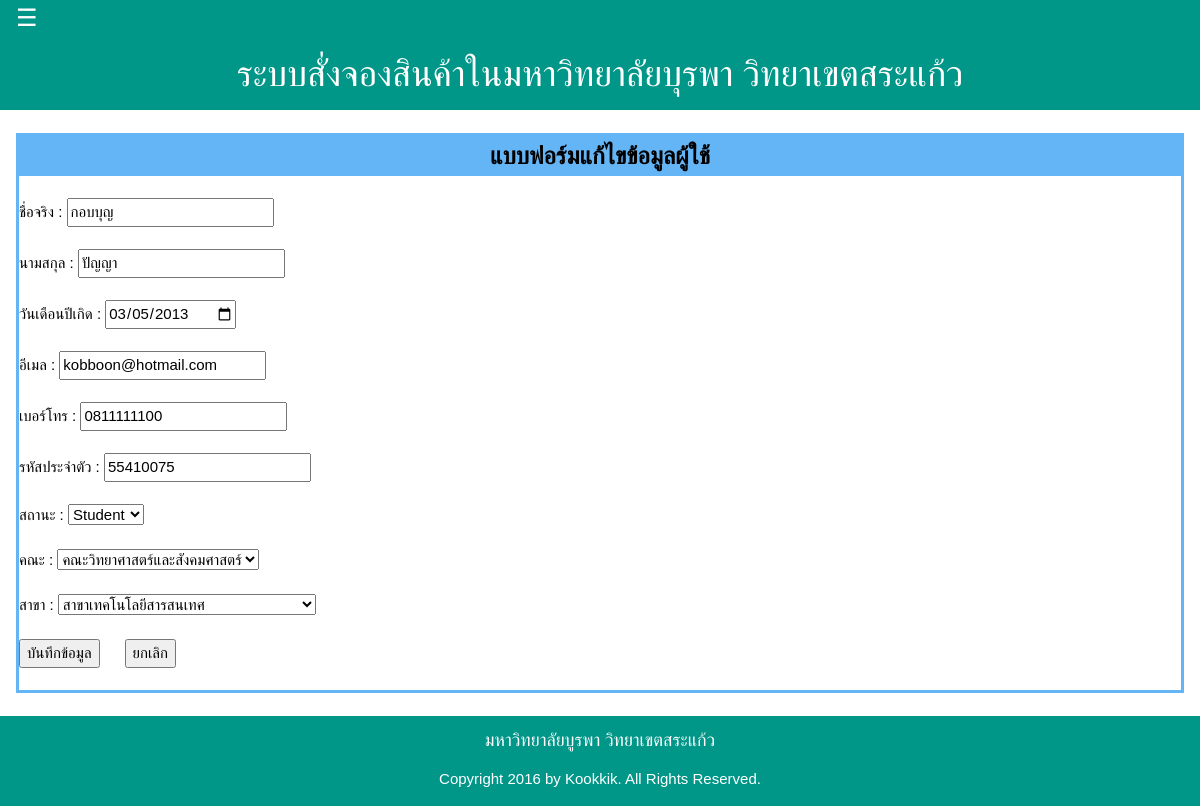
The app's page /source/edit_mrg_user.php?Person_Id=24 with its own data.
### tables this page shows
CREATE TABLE `person` (
  `Person_Id` int(10) unsigned NOT NULL auto_increment,
  `Title_Id` varchar(20) NOT NULL,
  `Person_Fname` varchar(50) default NULL,
  `Person_Lname` varchar(50) default NULL,
  `Person_Birthday` date default NULL,
  `Person_email` varchar(50) default NULL,
  `Person_Phone` int(10) unsigned zerofill default NULL,
  `Person_Username` varchar(20) NOT NULL,
  `Person_Password` varchar(30) NOT NULL,
  `Person_UniversityCode` int(10) unsigned NOT NULL,
  `Person_Position` varchar(10) NOT NULL,
  `Fac_Id` int(11) NOT NULL,
  `Branch_Id` int(11) NOT NULL,
  PRIMARY KEY  (`Person_Id`)
);

CREATE TABLE `faculty` (
  `Fac_Id` int(11) NOT NULL auto_increment,
  `Fac_Name` varchar(30) NOT NULL,
  PRIMARY KEY  (`Fac_Id`)
);

CREATE TABLE `branch` (
  `Branch_Id` int(11) NOT NULL auto_increment,
  `Branch_Name` varchar(100) NOT NULL,
  `Fac_Id` int(11) NOT NULL,
  PRIMARY KEY  (`Branch_Id`)
);

### source/edit_mrg_user.php (the view, shortened to what this page needs)
<?php
include ("layout.php");
include ("config.php");
	$strSQL = "SELECT * FROM person WHERE Person_Id='".$_GET[Person_Id]."'";
	$objQuery = $mysqli->query($strSQL);
	$objResult = $objQuery->fetch_assoc();
	$Fname=$objResult[Person_Fname];
	$Lname=$objResult[Person_Lname];
	$Birthday=$objResult[Person_Birthday];
	$Email=$objResult[Person_email];
	$Phone=$objResult[Person_Phone];
	$UniCode=$objResult[Person_UniversityCode];
	$strSQLfaculty = "SELECT * FROM faculty WHERE Fac_Id='".$objResult[Fac_Id]."'";
	$objQueryfaculty = $mysqli->query($strSQLfaculty);
	$objResultfaculty = $objQueryfaculty->fetch_assoc();
	$Faculty=$objResultfaculty[Fac_Name];
	$strSQLbranch = "SELECT * FROM branch WHERE Branch_Id='".$objResult[Branch_Id]."'";
	$objQuerybranch = $mysqli->query($strSQLbranch);
	$objResultbranch = $objQuerybranch->fetch_assoc();
	$Branch=$objResultbranch[Branch_Name];
 ?>
<div id="kk-content">
	<div class="w3-container">
<br />
<table width="100%" border="0" align="center" cellpadding="0" cellspacing="0">
  <tr>
    <td  valign="top">
		<table width="100%" height="260" border="2" align="center" cellpadding="0" cellspacing="0" bordercolor="#64B5F6">
	<tr>
    <td  valign="top">
	<table width="100%" height="260" border="0" align="center" cellpadding="0" cellspacing="0" id="details1">
		<tr>
<td colspan="2" height = "40" bgcolor="#64B5F6"><div align="center"><strong><font size = "5">แบบฟอร์มแก้ไขข้อมูลผู้ใช้</font></strong></div></td>
        </tr>
      <tr>
        <td>
 <form name="form4" id="myyes" action="save_person.php" method="post" onsubmit="return chkform(this);">
 <br />
	<?php
echo "ชื่อจริง  : <input type='text' name ='txtFname' value='".$Fname."'><br /><br />";
echo "นามสกุล  : <input type='text' name ='txtLname' value='".$Lname."'><br /><br />";
echo "วันเดือนปีเกิด : ";
?>
<input type='date' name ='birthday' value='<?=$Birthday?>'><br /><br />
<?php
echo "อีเมล  : <input type='text' name ='txtemail'  value='".$Email."'><br /><br />";
echo "เบอร์โทร : <input type='tel' name ='txtPhone'   value='".$Phone."' id ='Phone' minlength = '9' maxlength = '10'><br /><br />";
echo "รหัสประจำตัว  : <input type='int' name ='txtUniversityCode'   value='".$UniCode."' id ='Unicode'><br /><br />";
echo "สถานะ  : ";?>
    <select name = 'txtPosition' id="Position">
            <option value='student'>Student</option>
    </select><br /><br />
    <a id="showFac">คณะ : </a>
    <select name = 'Faculty' id="Faculty">
		<?
			if($objResult[Fac_Id]!=null){
				echo "<option value='$objResult[Fac_Id]'>$Faculty</option>";
			}else{
				echo "<option value=''>เลือกคณะ</option>";
			}
		?>
    </select><br /><br />
    <a id="showBranch">สาขา : </a>
    <select name = 'Branch' id="Branch">
		<?
			if($objResult[Branch_Id]!=null){
				echo "<option value='$objResult[Branch_Id]'>$Branch</option>";
			}else{
				echo "<option value=''>เลือกสาขา</option>";
			}
		?>
    </select><br /><br />
<input type="submit" name="button" id="button" value="บันทึกข้อมูล" id = "submit">&nbsp; &nbsp; &nbsp;
<input name="" id="" type="button" onClick="javascript:window.location.href='mrg_user.php';" value="ยกเลิก" />
<br /><br />
			</form>
			</td>
          </tr>
        </table>
		</td>
		</tr>
        </table>
		</td>
		</tr>
</table>
<br />
		</div>
</div>

### source/css/w3.css (style rules this page uses)
*,*:before,*:after { box-sizing:inherit }
html { -ms-text-size-adjust:100%;-webkit-text-size-adjust:100% }
body { margin:0 }
a { background-color:transparent;-webkit-text-decoration-skip:objects }
button,input,select,textarea { font:inherit;margin:0 }
button,input { overflow:visible }
button,select { text-transform:none }
button,html [type=button],[type=reset],[type=submit] { -webkit-appearance:button }
html,body { font-family:Verdana,sans-serif;font-size:15px;line-height:1.5 }
html { overflow-x:hidden }
a { color:inherit }
.w3-container:after,.w3-panel:after,.w3-row:after,.w3-row-padding:after,.w3-topnav:after,.w3-clear:after,.w3-btn-group:before,.w3-btn-group:after,.w3-btn-bar:before,.w3-btn-bar:after { content:"";display:table;clear:both }
.w3-container { padding:0.01em 16px }

### records on screen
person: txtFname "กอบบุญ", txtLname "ปัญญา", birthday "03/05/2013", txtemail "kobboon@hotmail.com", txtPhone "0811111100", txtUniversityCode "55410075", Faculty "คณะวิทยาศาสตร์และสังคมศาสตร์", Branch "สาขาเทคโนโลยีสารสนเทศ"
